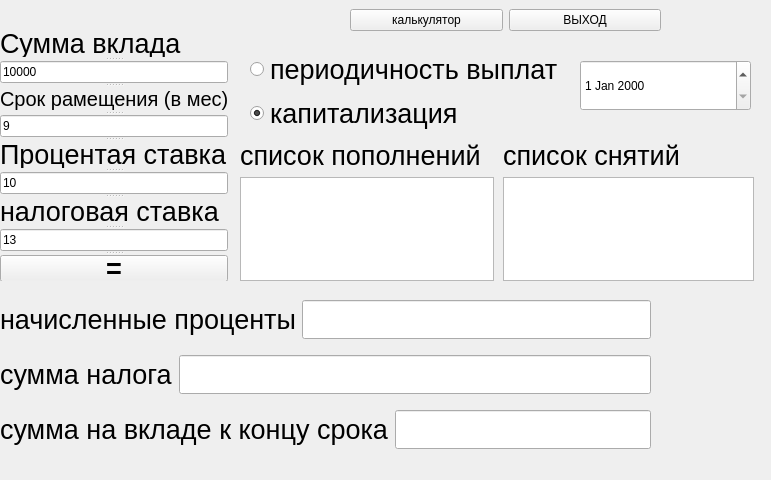
<?xml version="1.0" encoding="UTF-8"?>
<ui version="4.0">
 <class>Deposit</class>
 <widget class="QWidget" name="Deposit">
  <property name="geometry">
   <rect>
    <x>0</x>
    <y>0</y>
    <width>771</width>
    <height>480</height>
   </rect>
  </property>
  <property name="windowTitle">
   <string>Form</string>
  </property>
  <widget class="QWidget" name="layoutWidget">
   <property name="geometry">
    <rect>
     <x>250</x>
     <y>50</y>
     <width>324</width>
     <height>84</height>
    </rect>
   </property>
   <layout class="QVBoxLayout" name="verticalLayout">
    <item>
     <widget class="QRadioButton" name="radio_pays_from_bank">
      <property name="font">
       <font>
        <pointsize>20</pointsize>
       </font>
      </property>
      <property name="text">
       <string>периодичность выплат</string>
      </property>
     </widget>
    </item>
    <item>
     <widget class="QRadioButton" name="radio_kapitalizacia">
      <property name="font">
       <font>
        <pointsize>20</pointsize>
       </font>
      </property>
      <property name="text">
       <string>капитализация</string>
      </property>
      <property name="checked">
       <bool>true</bool>
      </property>
     </widget>
    </item>
   </layout>
  </widget>
  <widget class="QWidget" name="layoutWidget_2">
   <property name="geometry">
    <rect>
     <x>0</x>
     <y>290</y>
     <width>651</width>
     <height>170</height>
    </rect>
   </property>
   <layout class="QVBoxLayout" name="verticalLayout_3">
    <item>
     <layout class="QHBoxLayout" name="horizontalLayout">
      <item>
       <widget class="QLabel" name="label_5">
        <property name="font">
         <font>
          <pointsize>20</pointsize>
         </font>
        </property>
        <property name="text">
         <string>начисленные проценты</string>
        </property>
       </widget>
      </item>
      <item>
       <widget class="QLineEdit" name="field_nachislenie_percents">
        <property name="font">
         <font>
          <pointsize>20</pointsize>
         </font>
        </property>
        <property name="mouseTracking">
         <bool>true</bool>
        </property>
        <property name="readOnly">
         <bool>true</bool>
        </property>
       </widget>
      </item>
     </layout>
    </item>
    <item>
     <layout class="QHBoxLayout" name="horizontalLayout_3">
      <item>
       <widget class="QLabel" name="label_6">
        <property name="font">
         <font>
          <pointsize>20</pointsize>
         </font>
        </property>
        <property name="text">
         <string>сумма налога</string>
        </property>
       </widget>
      </item>
      <item>
       <widget class="QLineEdit" name="field_nalog_sum">
        <property name="font">
         <font>
          <pointsize>20</pointsize>
         </font>
        </property>
        <property name="readOnly">
         <bool>true</bool>
        </property>
       </widget>
      </item>
     </layout>
    </item>
    <item>
     <layout class="QHBoxLayout" name="horizontalLayout_4">
      <item>
       <widget class="QLabel" name="label_9">
        <property name="font">
         <font>
          <pointsize>20</pointsize>
         </font>
        </property>
        <property name="text">
         <string>сумма на вкладе к концу срока</string>
        </property>
       </widget>
      </item>
      <item>
       <widget class="QLineEdit" name="field_sum_at_the_end">
        <property name="font">
         <font>
          <pointsize>20</pointsize>
         </font>
        </property>
        <property name="readOnly">
         <bool>true</bool>
        </property>
       </widget>
      </item>
     </layout>
    </item>
   </layout>
  </widget>
  <widget class="QSplitter" name="splitter">
   <property name="geometry">
    <rect>
     <x>0</x>
     <y>30</y>
     <width>228</width>
     <height>251</height>
    </rect>
   </property>
   <property name="orientation">
    <enum>Qt::Vertical</enum>
   </property>
   <widget class="QLabel" name="label">
    <property name="font">
     <font>
      <pointsize>20</pointsize>
     </font>
    </property>
    <property name="text">
     <string>Сумма вклада</string>
    </property>
   </widget>
   <widget class="QLineEdit" name="field_deposit_sum">
    <property name="text">
     <string>10000</string>
    </property>
   </widget>
   <widget class="QLabel" name="label_2">
    <property name="font">
     <font>
      <pointsize>15</pointsize>
     </font>
    </property>
    <property name="text">
     <string>Срок рамещения (в мес)</string>
    </property>
   </widget>
   <widget class="QLineEdit" name="field_srok">
    <property name="text">
     <string>9</string>
    </property>
   </widget>
   <widget class="QLabel" name="label_3">
    <property name="font">
     <font>
      <pointsize>20</pointsize>
     </font>
    </property>
    <property name="text">
     <string>Процентая ставка</string>
    </property>
   </widget>
   <widget class="QLineEdit" name="field_percent">
    <property name="text">
     <string>10</string>
    </property>
   </widget>
   <widget class="QLabel" name="label_4">
    <property name="font">
     <font>
      <pointsize>20</pointsize>
     </font>
    </property>
    <property name="text">
     <string>налоговая ставка</string>
    </property>
   </widget>
   <widget class="QLineEdit" name="field_nalog">
    <property name="text">
     <string>13</string>
    </property>
   </widget>
   <widget class="QPushButton" name="butt_ravno">
    <property name="font">
     <font>
      <pointsize>20</pointsize>
      <weight>75</weight>
      <bold>true</bold>
     </font>
    </property>
    <property name="text">
     <string>=</string>
    </property>
   </widget>
  </widget>
  <widget class="QWidget" name="layoutWidget_3">
   <property name="geometry">
    <rect>
     <x>240</x>
     <y>140</y>
     <width>254</width>
     <height>141</height>
    </rect>
   </property>
   <layout class="QVBoxLayout" name="verticalLayout_2">
    <item>
     <widget class="QLabel" name="label_8">
      <property name="font">
       <font>
        <pointsize>20</pointsize>
       </font>
      </property>
      <property name="text">
       <string>список пополнений</string>
      </property>
     </widget>
    </item>
    <item>
     <widget class="QListWidget" name="lsit_popolneniya">
      <property name="baseSize">
       <size>
        <width>50</width>
        <height>40</height>
       </size>
      </property>
      <property name="font">
       <font>
        <pointsize>20</pointsize>
       </font>
      </property>
      <property name="textElideMode">
       <enum>Qt::ElideMiddle</enum>
      </property>
      <property name="resizeMode">
       <enum>QListView::Adjust</enum>
      </property>
     </widget>
    </item>
   </layout>
  </widget>
  <widget class="QWidget" name="horizontalLayoutWidget">
   <property name="geometry">
    <rect>
     <x>350</x>
     <y>0</y>
     <width>311</width>
     <height>41</height>
    </rect>
   </property>
   <layout class="QHBoxLayout" name="horizontalLayout_2">
    <item>
     <widget class="QPushButton" name="butt_g_to_calc">
      <property name="text">
       <string>калькулятор</string>
      </property>
     </widget>
    </item>
    <item>
     <widget class="QPushButton" name="butt_exit">
      <property name="text">
       <string>ВЫХОД</string>
      </property>
     </widget>
    </item>
   </layout>
  </widget>
  <widget class="QWidget" name="layoutWidget_4">
   <property name="geometry">
    <rect>
     <x>503</x>
     <y>140</y>
     <width>251</width>
     <height>141</height>
    </rect>
   </property>
   <layout class="QVBoxLayout" name="verticalLayout_4">
    <item>
     <widget class="QLabel" name="label_10">
      <property name="font">
       <font>
        <pointsize>20</pointsize>
       </font>
      </property>
      <property name="text">
       <string>список снятий</string>
      </property>
     </widget>
    </item>
    <item>
     <widget class="QListWidget" name="lsit_snytia">
      <property name="baseSize">
       <size>
        <width>50</width>
        <height>40</height>
       </size>
      </property>
      <property name="font">
       <font>
        <pointsize>20</pointsize>
       </font>
      </property>
      <property name="textElideMode">
       <enum>Qt::ElideMiddle</enum>
      </property>
      <property name="resizeMode">
       <enum>QListView::Adjust</enum>
      </property>
     </widget>
    </item>
   </layout>
  </widget>
  <widget class="QDateEdit" name="dateEdit">
   <property name="geometry">
    <rect>
     <x>580</x>
     <y>60</y>
     <width>171</width>
     <height>51</height>
    </rect>
   </property>
  </widget>
 </widget>
 <resources/>
 <connections/>
</ui>
